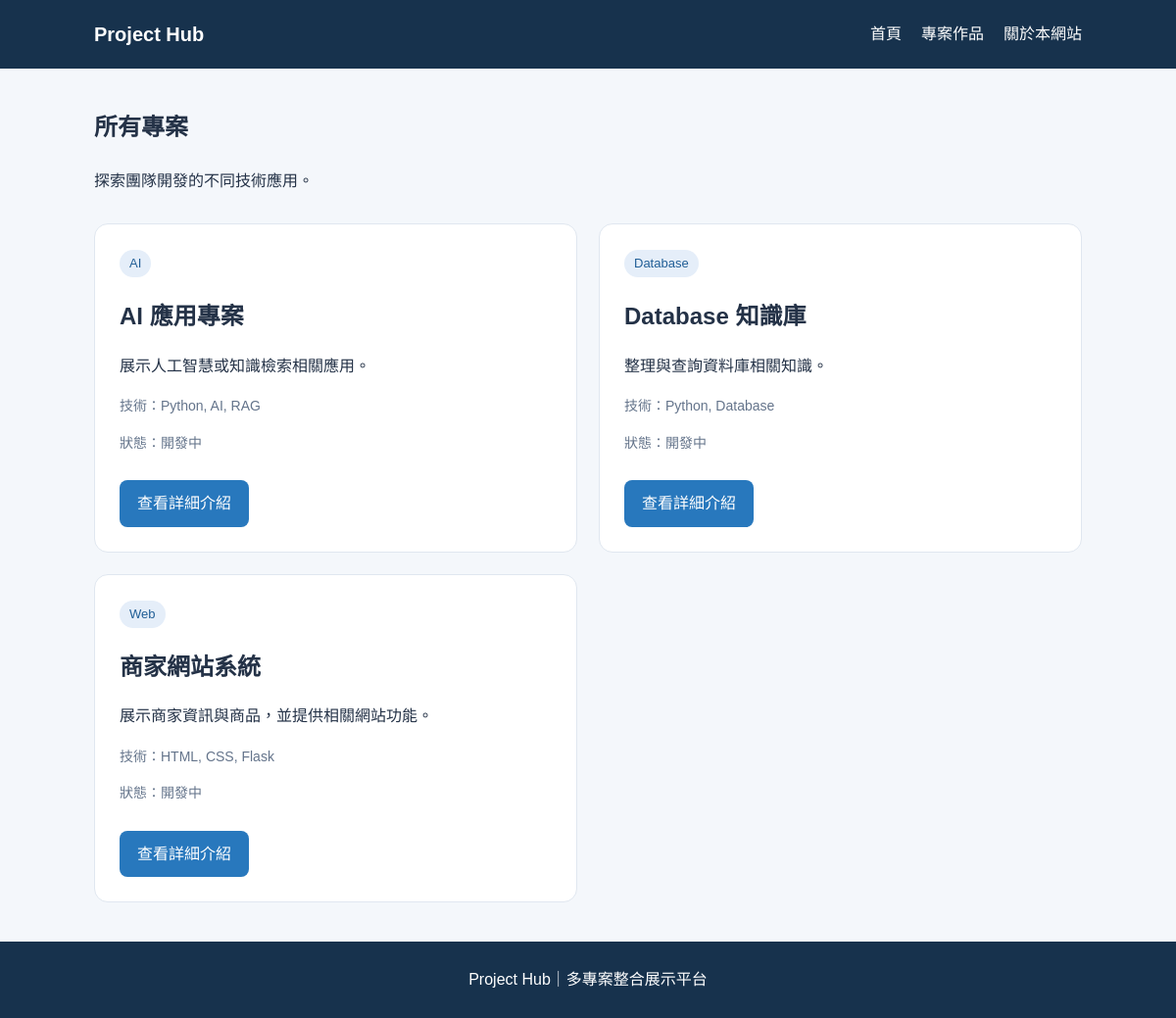
Before: /projects with the older database file.
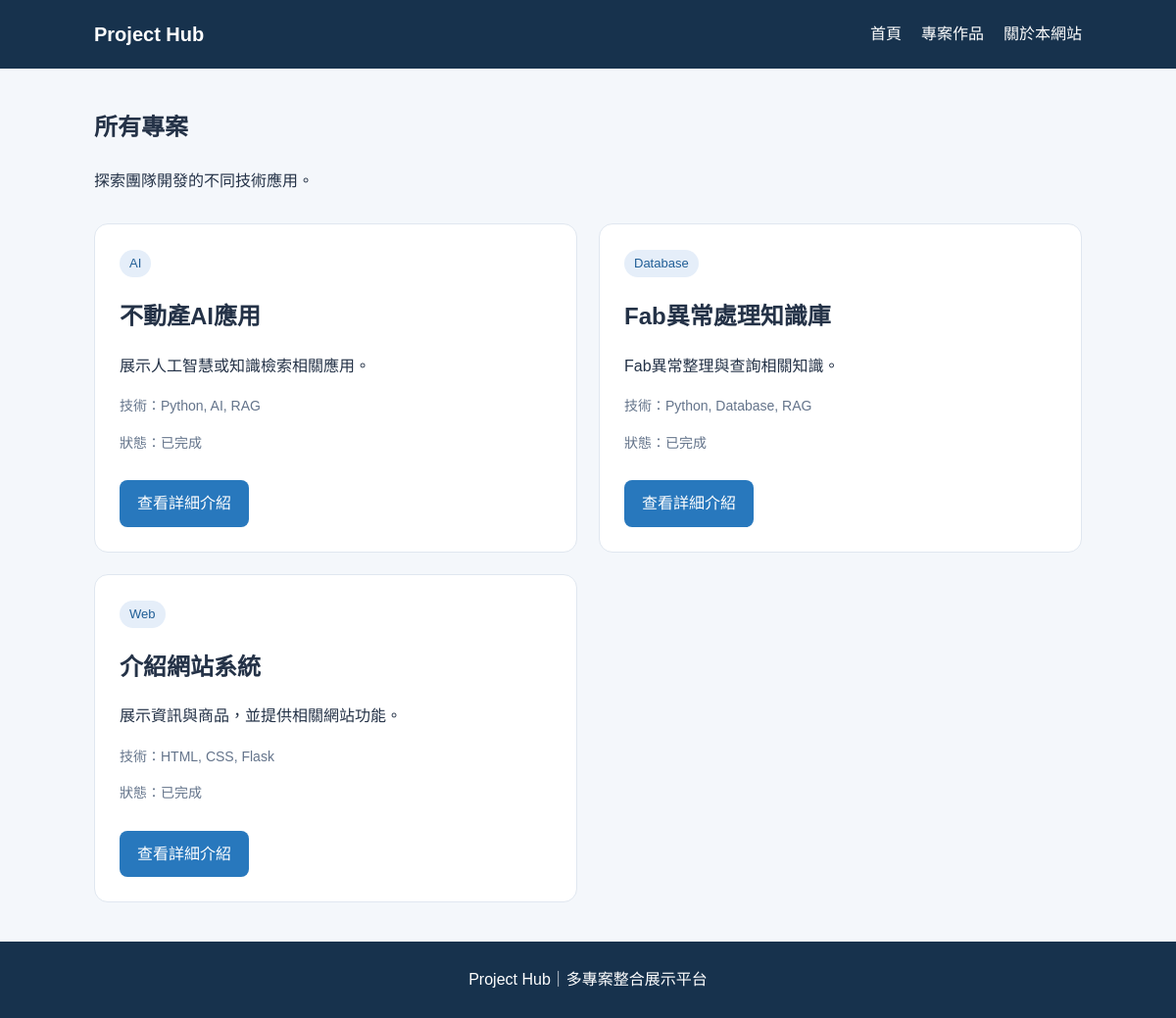
After: the same page with the newer database file.
### tables this page shows
CREATE TABLE projects (
    id INTEGER PRIMARY KEY AUTOINCREMENT,
    title TEXT NOT NULL,
    category TEXT NOT NULL,
    description TEXT NOT NULL,
    tech_stack TEXT,
    demo_url TEXT,
    github_url TEXT,
    image_url TEXT,
    status TEXT DEFAULT '開發中',
    featured INTEGER DEFAULT 0
);

### app.py (the view)
@app.route("/projects")
def project_list():
    conn = get_db_connection()
    projects = conn.execute(
        "SELECT * FROM projects ORDER BY id DESC"
    ).fetchall()
    conn.close()
    return render_template(
        "projects.html",
        projects=projects
    )

### app.py (called while the page is built)
def get_db_connection():
    conn = sqlite3.connect("database.db")
    conn.row_factory = sqlite3.Row
    return conn

### templates/projects.html (shortened to what this page needs)
{% extends "base.html" %}
{% block content %}
<section class="page-heading">
    <h1>所有專案</h1>
    <p>探索團隊開發的不同技術應用。</p>
</section>
<div class="project-grid">
    {% for project in projects %}
    <article class="project-card">
        <span class="category">
            {{ project["category"] }}
        </span>
        <h2>{{ project["title"] }}</h2>
        <p>{{ project["description"] }}</p>
        <p class="tech">
            技術：{{ project["tech_stack"] }}
        </p>
        <p class="status">
            狀態：{{ project["status"] }}
        </p>
        <a class="button"
           href="{{ url_for('project_detail',
                           project_id=project['id']) }}">
            查看詳細介紹
        </a>
    </article>
    {% else %}
    <p>目前沒有專案資料。</p>
    {% endfor %}
</div>
{% endblock %}

### templates/base.html (shortened to what this page needs)
<!DOCTYPE html>
<html lang="zh-Hant">
<head>
    <link rel="stylesheet"
          href="{{ url_for('static', filename='css/style.css') }}">
</head>
<body>
    <header class="navbar">
        <a class="logo" href="{{ url_for('index') }}">
            Project Hub
        </a>
        <nav>
            <a href="{{ url_for('index') }}">首頁</a>
            <a href="{{ url_for('project_list') }}">專案作品</a>
            <a href="{{ url_for('about') }}">關於本網站</a>
        </nav>
    </header>
    <main class="container">
        {% block content %}{% endblock %}
    </main>
    <footer class="footer">
        Project Hub｜多專案整合展示平台
    </footer>
</body>
</html>

### static/css/style.css (style rules this page uses)
* { box-sizing: border-box; }
body { margin: 0; font-family: Arial, "Microsoft JhengHei", sans-serif; color: #243247; background: #f4f7fb; line-height: 1.7; }
.navbar { display: flex; justify-content: space-between; align-items: center; gap: 20px; padding: 18px 8%; background: #17324d; color: white; }
.logo { font-size: 20px; font-weight: bold; color: white; text-decoration: none; }
.navbar nav { display: flex; flex-wrap: wrap; gap: 20px; }
.navbar nav a { color: white; text-decoration: none; }
.container { width: 84%; max-width: 1100px; margin: 40px auto; min-height: 65vh; }
.project-grid { display: grid; grid-template-columns: repeat(2, minmax(0, 1fr)); gap: 22px; }
.project-card, .detail-card { background: white; padding: 25px; border: 1px solid #e0e7f0; border-radius: 14px; }
.project-card h2, .project-card h3 { margin-bottom: 8px; }
.category { display: inline-block; padding: 3px 10px; border-radius: 20px; background: #e5eef9; color: #205e96; font-size: 13px; }
.tech, .status { color: #64748b; font-size: 14px; }
.button { display: inline-block; margin-top: 12px; padding: 10px 18px; background: #2878bd; color: white; text-decoration: none; border-radius: 8px; }
.page-heading { margin-bottom: 30px; }
.footer { padding: 25px; text-align: center; background: #17324d; color: white; }

Changed rows visible on the page:
changed projects "展示人工智慧或知識檢索相關應用。": title "AI 應用專案" → "不動產AI應用"; status "開發中" → "已完成"
changed projects "Database": title "Database 知識庫" → "Fab異常處理知識庫"; description "整理與查詢資料庫相關知識。" → "Fab異常整理與查詢相關知識。"; tech_stack "Python, Database" → "Python, Database, RAG"; status "開發中" → "已完成"
changed projects "HTML, CSS, Flask": title "商家網站系統" → "介紹網站系統"; description "展示商家資訊與商品，並提供相關網站功能。" → "展示資訊與商品，並提供相關網站功能。"; status "開發中" → "已完成"
